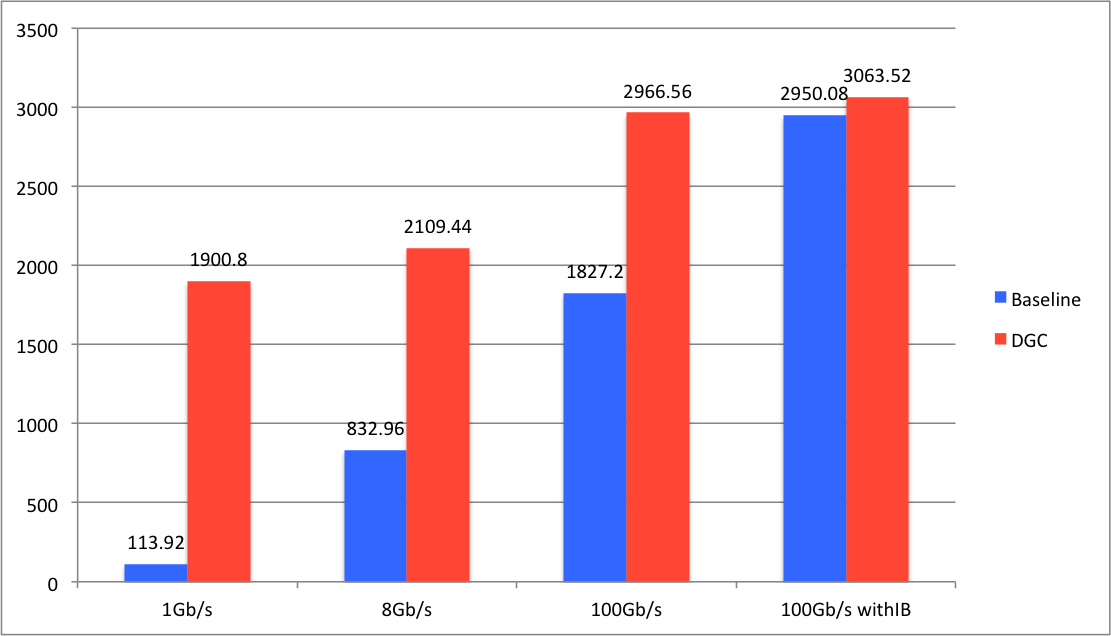
#> input picture PaddleCV/image_classification/images/resnet_dgc.png, 1111 x 636 px
$ python -i reader_pil.py   (imports and definitions only)
#> lines starting #> are read from the running program, lines starting #| are printed output that depends on the picture
#copyright (c) 2019 PaddlePaddle Authors. All Rights Reserve.
#
#Licensed under the Apache License, Version 2.0 (the "License");
#you may not use this file except in compliance with the License.
#You may obtain a copy of the License at
#
#    http://www.apache.org/licenses/LICENSE-2.0
#
#Unless required by applicable law or agreed to in writing, software
#distributed under the License is distributed on an "AS IS" BASIS,
#WITHOUT WARRANTIES OR CONDITIONS OF ANY KIND, either express or implied.
#See the License for the specific language governing permissions and
#limitations under the License.

import os
import math
import random
import functools
import numpy as np
from PIL import Image, ImageEnhance

import paddle
import paddle.fluid as fluid

# [2 lines not run here, left out]

DATA_DIM = 224

THREAD = 8
BUF_SIZE = 2048

DATA_DIR = 'data/ILSVRC2012'

img_mean = np.array([0.485, 0.456, 0.406]).reshape((3, 1, 1))
img_std = np.array([0.229, 0.224, 0.225]).reshape((3, 1, 1))


# [51 lines left out: functions resize_short, crop_image, random_crop, rotate_image, not called in this run]


def distort_color(img):
    def random_brightness(img, lower=0.5, upper=1.5):
        e = np.random.uniform(lower, upper)
        return ImageEnhance.Brightness(img).enhance(e)

    def random_contrast(img, lower=0.5, upper=1.5):
        e = np.random.uniform(lower, upper)
        return ImageEnhance.Contrast(img).enhance(e)

    def random_color(img, lower=0.5, upper=1.5):
        e = np.random.uniform(lower, upper)
        return ImageEnhance.Color(img).enhance(e)

    ops = [random_brightness, random_contrast, random_color]
    np.random.shuffle(ops)

    img = ops[0](img)
    img = ops[1](img)
    img = ops[2](img)

    return img


# [106 lines left out: functions process_image, process_batch_data, _reader_creator, train, val, test, not called in this run]

>>> from PIL import Image
>>> picture = Image.open('../images/resnet_dgc.png')
#> picture is the input picture: PIL image 1111x636 RGBA; mean R, G, B, A 233.6, 211.6, 221.3, 254.3
>>> result = distort_color(picture)
#> in random_contrast, `return ImageEnhance.Contrast(img).enhance(e)`:
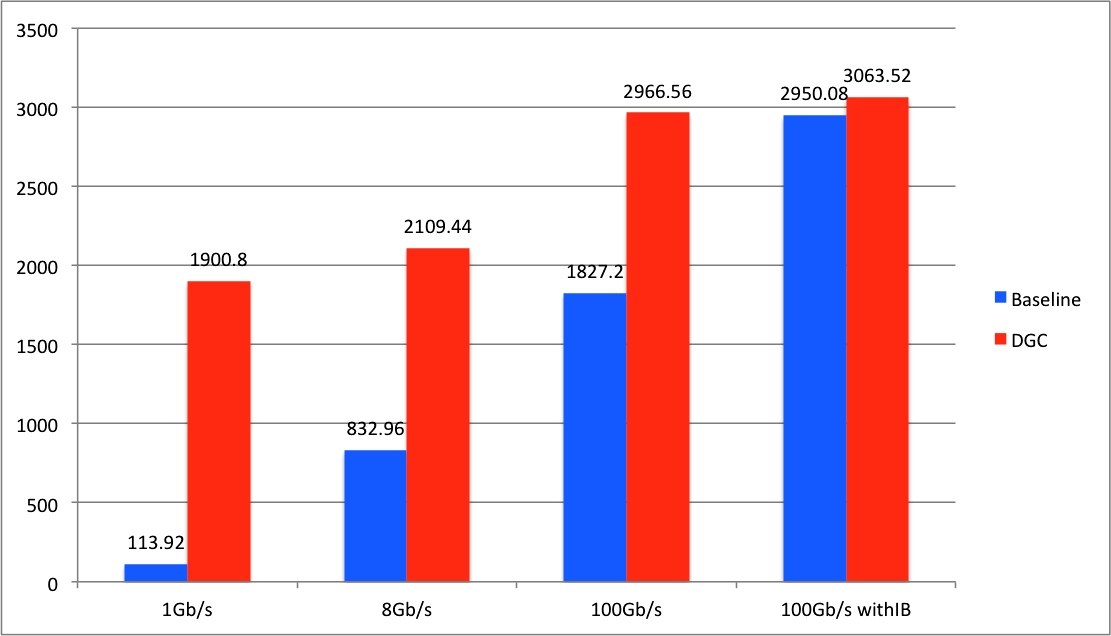
#> returned value: PIL image 1111x636 RGBA; mean R, G, B, A 231, 206.2, 216.2, 254.3; transparent parts drawn white
